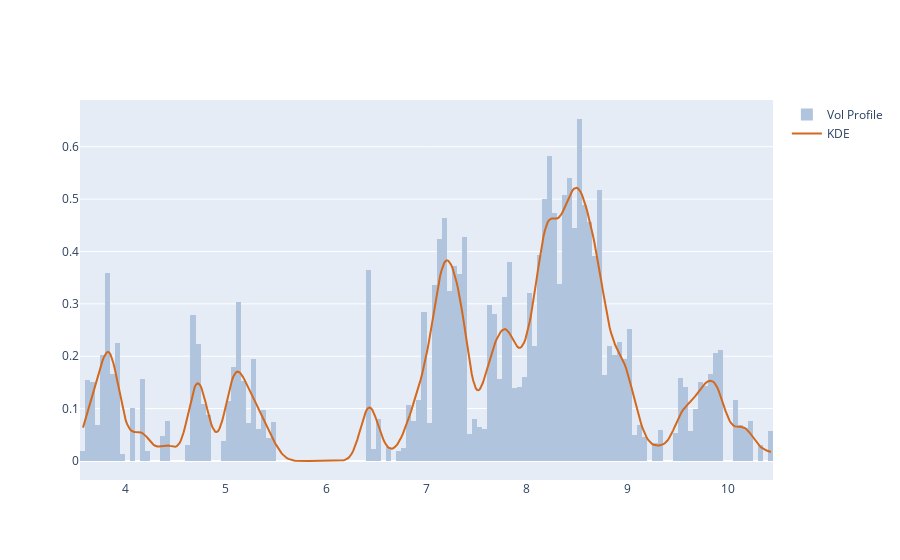

The notebook cell saved with this chart:
### Code cell
min_prom = 1
peaks, peak_props = signal.find_peaks(kdy, prominence=min_prom)
pkx = xr[peaks]
pky = kdy[peaks]

fig = get_dist_plot(close, volume, xr, kdy)
fig.add_trace(go.Scatter(name='Peaks', x=pkx, y=pky, mode='markers', marker=pk_marker_args))

# Draw prominence lines
left_base = peak_props['left_bases']
right_base = peak_props['right_bases']
line_x = pkx
line_y0 = pky
line_y1 = pky - peak_props['prominences']

for x, y0, y1 in zip(line_x, line_y0, line_y1):
    fig.add_shape(type='line',
        xref='x', yref='y',
        x0=x, y0=y0, x1=x, y1=y1,
        line=dict(
            color='red',
            width=2,
        )
    )
fig.show()

### Figure 1 — Plotly figure (JSON) as saved in the notebook; plotly's stock layout.template omitted (floating-point values rounded to 4 significant figures; data arrays with more than 128 entries replaced by an {"elided": "..."} marker saying what was removed)
{"data": [{"histfunc": "sum", "histnorm": "probability density", "marker": {"color": "#B0C4DE"}, "name": "Vol Profile", "nbinsx": 150, "type": "histogram", "x": {"elided": "1500 float values"}, "y": {"elided": "1500 float values"}}, {"marker": {"color": "#D2691E"}, "mode": "lines", "name": "KDE", "type": "scatter", "x": {"elided": "500 float values"}, "y": {"elided": "500 float values"}}, {"marker": {"size": 10}, "mode": "markers", "name": "Peaks", "type": "scatter", "x": [], "y": []}], "layout": {}}
